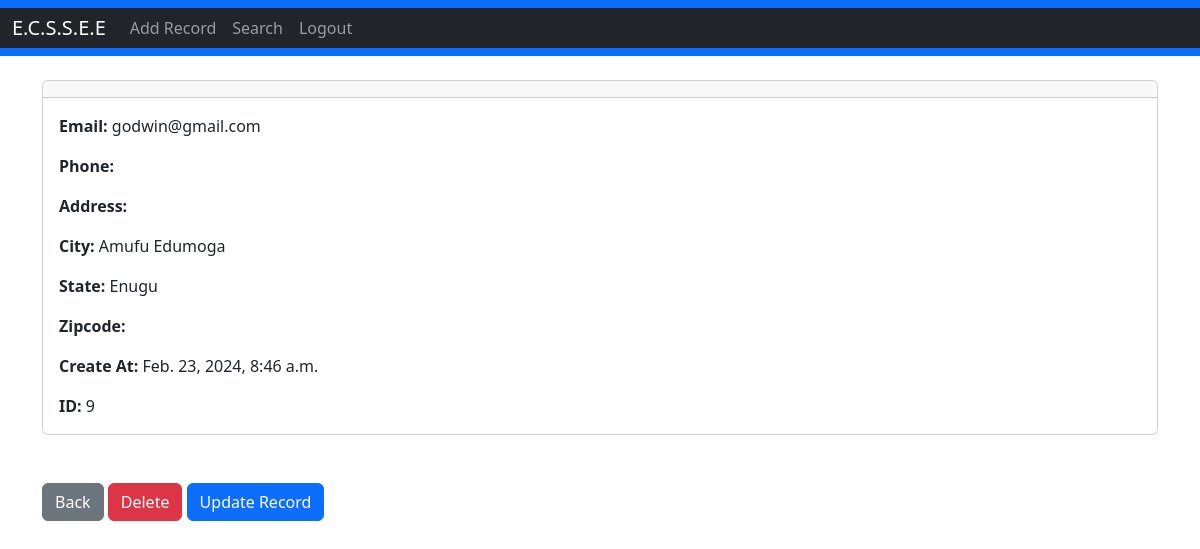
The page /record/9 (signed in) on the database its author committed.
### mysite/models.py (models this page shows, shortened)
class Record(models.Model):
	created_at = models.DateTimeField(auto_now_add=True)
	s_name = models.CharField(max_length=50)
	date_of_birth = models.DateField(max_length=30, blank=True)
	sex = models.CharField(max_length=15, blank=True)
	nationality = models.CharField(max_length=30, blank=True)
	state = models.CharField(max_length=20, blank=True)
	l_g_a = models.CharField(max_length=50)
	tribe = models.CharField(max_length=50)
	city = models.CharField(max_length=100)
	religion = models.CharField(max_length=50)
	blood_group = models.CharField(max_length=10)
	guidance_name = models.CharField(max_length=50)
	guidance_occupation = models.CharField(max_length=50)
	guidance_address = models.CharField(max_length=100)
	guidance_phone = models.CharField(max_length=15)
	clas = models.CharField(max_length=50)
	email = models.CharField(max_length=100, blank=True)
	admission_number = models.CharField(max_length=500)

### mysite/views.py (the view)
# urls.py: path('record/<int:pk>', views.customer_record, name='record'),
def customer_record(request, pk):
	if request.user.is_authenticated:
		customer_record = Record.objects.get(id=pk)
		return render(request, 'record.html', {'customer_record':customer_record})
	else:
		messages.success(request, "You Must Be Logged In To View That Page...")
		return redirect('home')

### mysite/templates/record.html (shortened to what this page needs)
{% extends 'base.html' %}
{% block content %}
<div class="card">
  <div class="card-header">
  </div>
  <div class="card-body">
<p class="card-text">
<strong>Email: </strong>{{ customer_record.email }}</p>
<p class="card-text">
<strong>Phone: </strong>{{ customer_record.phone }}
</p>
<p class="card-text">
<strong>Address: </strong>{{ customer_record.address }}</p>
<p class="card-text">
<strong>City: </strong>{{ customer_record.city }}</p>
<p class="card-text">
<strong>State: </strong>{{ customer_record.state }}</p>
<p class="card-text">
<strong>Zipcode: </strong>{{ customer_record.zipcode }}</p>
<p class="card-text">
<strong>Create At: </strong>{{ customer_record.created_at }}</p>
<p class="card-text">
<strong>ID: </strong>{{ customer_record.id }}</p>
  </div>
</div>
<br/><br/>
<a href="{% url 'home' %}" class="btn btn-secondary">Back</a>
<a href="{% url 'delete_record' customer_record.id %}" class="btn btn-danger">Delete</a>
<a href="{% url 'update_record' customer_record.id %}" class="btn btn-primary">Update Record</a>
{% endblock %}

### rows shown on the page
Record: email "godwin@gmail.com", city "Amufu Edumoga", state "Enugu", created_at "Feb. 23, 2024, 8:46 a.m.", id "9"
